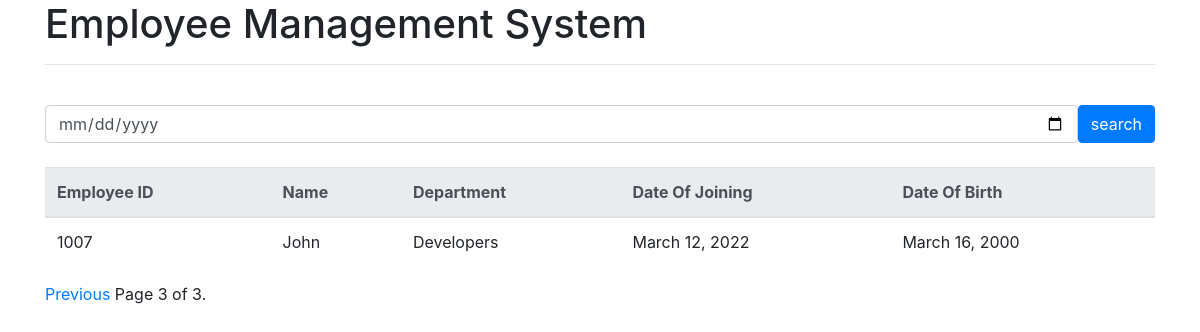
/?page=3, run on the app's committed database.
### employee/models.py (models this page shows, shortened)
class Employee(models.Model):
    emp_id = models.IntegerField()
    name = models.CharField(max_length=256)
    department = models.ForeignKey(Department, on_delete=models.CASCADE)
    date_of_joining = models.DateField()
    date_of_birth = models.DateField()

class Department(models.Model):
    dept_id = models.IntegerField()
    name = models.CharField(max_length=256)
    def __str__(self):
        return self.name

### employee/views.py (the view)
# urls.py: path("", index, name="index"),
def index(request):
    queryset = EmployeeFilter(request.GET, queryset=Employee.objects.all()).qs
    page_num = request.GET.get("page", 1)
    paginator = Paginator(queryset, 3)  # 3 employees per page
    try:
        page_obj = paginator.page(page_num)
    except PageNotAnInteger:
        page_obj = paginator.page(1)
    except EmptyPage:
        page_obj = paginator.page(paginator.num_pages)
    context = {"page_obj": page_obj}
    return render(request, "index.html", context=context)

### employee/templates/index.html
{% extends "base.html" %} {%block content%}
<h1>Employee Management System</h1>
<hr />
<br />
<form action="" method="GET">
  <div class="d-flex">
    <input type="date" name="date_of_joining" class="form-control" />
    <input type="submit" class="btn btn-primary" value="search" />
  </div>
</form>
<br />
<table class="table">
  <thead class="thead-light">
    <tr>
      <th scope="col">Employee ID</th>
      <th scope="col">Name</th>
      <th scope="col">Department</th>
      <th scope="col">Date Of Joining</th>
      <th scope="col">Date Of Birth</th>
    </tr>
  </thead>
  <tbody>
    {% for employee in page_obj %}
    <tr>
      <td>{{ employee.emp_id }}</td>
      <td>{{ employee.name }}</td>
      <td>{{ employee.department }}</td>
      <td>{{ employee.date_of_joining }}</td>
      <td>{{ employee.date_of_birth }}</td>
    </tr>
    {% endfor %}
  </tbody>
</table>
{% include "pagination.html" %} {% endblock content%}

### data on the page
Employee: emp_id "1007", name "John", department "Developers", date_of_joining "March 12, 2022", date_of_birth "March 16, 2000"

### other printed values
{{ page_obj.number }} "3"
{{ page_obj.paginator.num_pages }} "3"
